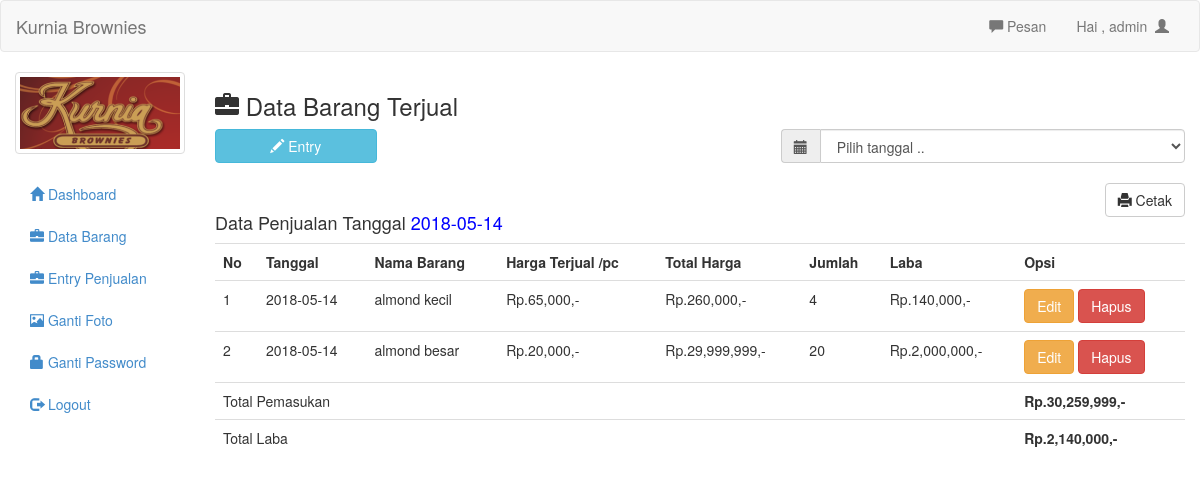
Page /admin/barang_laku.php?tanggal=2018-05-14 (signed in) on the committed database.
### tables this page shows
CREATE TABLE `barang_laku` (
  `id` int(11) NOT NULL,
  `tanggal` date NOT NULL,
  `nama` text NOT NULL,
  `jumlah` int(11) NOT NULL,
  `harga` int(11) NOT NULL,
  `total_harga` int(20) NOT NULL,
  `laba` int(11) NOT NULL
);

### admin/barang_laku.php (the view, shortened to what this page needs)
<?php include 'header.php';	?>
<h3><span class="glyphicon glyphicon-briefcase"></span>  Data Barang Terjual</h3>
<button style="margin-bottom:20px" data-toggle="modal" data-target="#myModal" class="btn btn-info col-md-2"><span class="glyphicon glyphicon-pencil"></span>  Entry</button>
<form action="" method="get">
	<div class="input-group col-md-5 col-md-offset-7">
		<span class="input-group-addon" id="basic-addon1"><span class="glyphicon glyphicon-calendar"></span></span>
		<select type="submit" name="tanggal" class="form-control" onchange="this.form.submit()">
			<option>Pilih tanggal ..</option>
		</select>
	</div>
</form>
<br/>
<?php
if(isset($_GET['tanggal'])){
	$tanggal=mysql_real_escape_string($_GET['tanggal']);
	$tg="lap_barang_laku.php?tanggal='$tanggal'";
	?><a style="margin-bottom:10px" href="<?php echo $tg ?>" target="_blank" class="btn btn-default pull-right"><span class='glyphicon glyphicon-print'></span>  Cetak</a><?php
}else{
	$tg="lap_barang_laku.php";
}
?>
<br/>
<?php
if(isset($_GET['tanggal'])){
	echo "<h4> Data Penjualan Tanggal  <a style='color:blue'> ". $_GET['tanggal']."</a></h4>";
}
?>
<table class="table">
	<tr>
		<th>No</th>
		<th>Tanggal</th>
		<th>Nama Barang</th>
		<th>Harga Terjual /pc</th>
		<th>Total Harga</th>
		<th>Jumlah</th>
		<th>Laba</th>
		<th>Opsi</th>
	</tr>
	<?php
	if(isset($_GET['tanggal'])){
		$tanggal=mysql_real_escape_string($_GET['tanggal']);
		$brg=mysql_query("select * from barang_laku where tanggal like '$tanggal' order by tanggal desc");
	}else{
		$brg=mysql_query("select * from barang_laku order by tanggal desc");
	}
	$no=1;
	while($b=mysql_fetch_array($brg)){
		?>
		<tr>
			<td><?php echo $no++ ?></td>
			<td><?php echo $b['tanggal'] ?></td>
			<td><?php echo $b['nama'] ?></td>
			<td>Rp.<?php echo number_format($b['harga']) ?>,-</td>
			<td>Rp.<?php echo number_format($b['total_harga']) ?>,-</td>
			<td><?php echo $b['jumlah'] ?></td>
			<td><?php echo "Rp.".number_format($b['laba']).",-"?></td>
			<td>
				<a href="edit_laku.php?id=<?php echo $b['id']; ?>" class="btn btn-warning">Edit</a>
				<a onclick="if(confirm('Apakah anda yakin ingin menghapus data ini ??')){ location.href='hapus_laku.php?id=<?php echo $b['id']; ?>&jumlah=<?php echo $b['jumlah'] ?>&nama=<?php echo $b['nama']; ?>' }" class="btn btn-danger">Hapus</a>
			</td>
		</tr>
		<?php
	}
	?>
	<tr>
		<td colspan="7">Total Pemasukan</td>
		<?php
		if(isset($_GET['tanggal'])){
			$tanggal=mysql_real_escape_string($_GET['tanggal']);
			$x=mysql_query("select sum(total_harga) as total from barang_laku where tanggal='$tanggal'");
			$xx=mysql_fetch_array($x);
			echo "<td><b> Rp.". number_format($xx['total']).",-</b></td>";
		}else{
		}
		?>
	</tr>
	<tr>
		<td colspan="7">Total Laba</td>
		<?php
		if(isset($_GET['tanggal'])){
			$tanggal=mysql_real_escape_string($_GET['tanggal']);
			$x=mysql_query("select sum(laba) as total from barang_laku where tanggal='$tanggal'");
			$xx=mysql_fetch_array($x);
			echo "<td><b> Rp.". number_format($xx['total']).",-</b></td>";
		}else{
		}
		?>
	</tr>
</table>
	<?php include 'footer.php'; ?>

### admin/header.php (shortened to what this page needs)
<!DOCTYPE html>
<html>
<head>
	<link rel="stylesheet" type="text/css" href="../assets/css/bootstrap.css">
	<link rel="stylesheet" type="text/css" href="../assets/js/jquery-ui/jquery-ui.css">
</head>
<body>
	<div class="navbar navbar-default">
		<div class="container-fluid">
			<div class="navbar-header">
				<a href="http://www.malasngoding.com" class="navbar-brand">Kurnia Brownies</a>
			</div>
			<div class="collapse navbar-collapse">
				<ul class="nav navbar-nav navbar-right">
					<li><a id="pesan_sedia" href="#" data-toggle="modal" data-target="#modalpesan"><span class='glyphicon glyphicon-comment'></span>  Pesan</a></li>
					<li><a class="dropdown-toggle" data-toggle="dropdown" role="button" href="#">Hai , <?php echo $_SESSION['uname']  ?>&nbsp&nbsp<span class="glyphicon glyphicon-user"></span></a></li>
				</ul>
			</div>
		</div>
	</div>
	<div class="col-md-2">
		<div class="row">
			<?php
			$use=$_SESSION['uname'];
			$fo=mysql_query("select foto from admin where uname='$use'");
			while($f=mysql_fetch_array($fo)){
				?>
				<div class="col-xs-6 col-md-12">
					<a class="thumbnail">
						<img class="img-responsive" src="foto/<?php echo $f['foto']; ?>">
					</a>
				</div>
				<?php
			}
			?>
		</div>
		<ul class="nav nav-pills nav-stacked">
			<li class=""><a href="index.php"><span class="glyphicon glyphicon-home"></span>  Dashboard</a></li>
			<li><a href="barang.php"><span class="glyphicon glyphicon-briefcase"></span>  Data Barang</a></li>
			<li><a href="barang_laku.php"><span class="glyphicon glyphicon-briefcase"></span>  Entry Penjualan</a></li>
			<li><a href="ganti_foto.php"><span class="glyphicon glyphicon-picture"></span>  Ganti Foto</a></li>
			<li><a href="ganti_pass.php"><span class="glyphicon glyphicon-lock"></span> Ganti Password</a></li>
			<li><a href="logout.php"><span class="glyphicon glyphicon-log-out"></span>  Logout</a></li>
		</ul>
	</div>
	<div class="col-md-10">

### rows in the picture
barang_laku: tanggal "2018-05-14", nama "almond kecil", harga "65,000", total_harga "260,000", jumlah "4", laba "140,000"
barang_laku: tanggal "2018-05-14", nama "almond besar", harga "20,000", total_harga "29,999,999", jumlah "20", laba "2,000,000"

### other values in the picture
$_SESSION['uname'] "admin"
$_GET['tanggal'] "2018-05-14"
$xx['total'] "30,259,999"
$xx['total'] "2,140,000"
